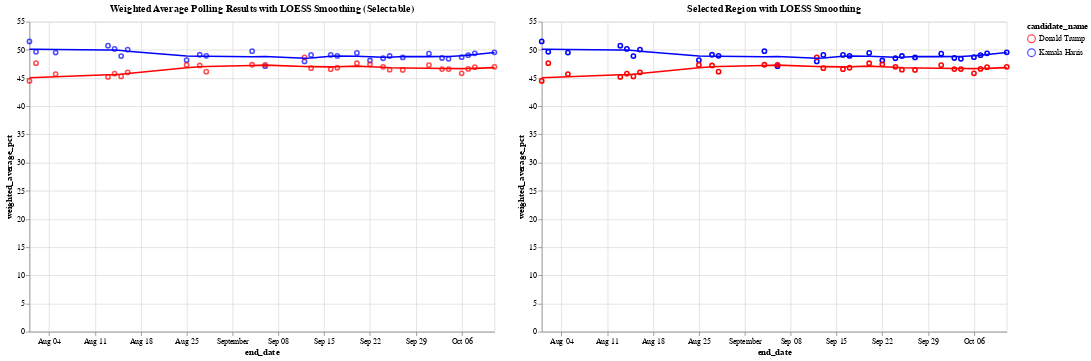

The code cell stored with this chart in its notebook:
### Code cell
# Define the color scale for the two candidates
color_scale = alt.Scale(domain=['Donald Trump', 'Kamala Harris'], range=['red', 'blue'])

# Step 1: Create a selection brush for the horizontal axis (end_date)
brush = alt.selection_interval(encodings=['x'])  # Brush selection on the x-axis

# Step 2: Create the base chart with points and LOESS smoothing (Chart 1)
base = alt.Chart(df_weighted_averages).mark_point().encode(
    x='end_date:T',
    y='weighted_average_pct:Q',
    color=alt.Color('candidate_name:N', scale=color_scale)
)

loess = base.transform_loess(
    'end_date', 'weighted_average_pct', groupby=['candidate_name'], bandwidth=0.3
).mark_line()

chart1 = (base + loess).add_params(
    brush  # Add the brush selection to Chart 1
).properties(
    title='Weighted Average Polling Results with LOESS Smoothing (Selectable)',
    width=600,
    height=400
)

# Step 3: Create the side-by-side chart that will show the selected region with tooltip

# Apply the same selection filter to both points and LOESS in chart2
selected_points = base.encode(
    opacity=alt.condition(brush, alt.value(1), alt.value(0)),  # Highlight only selected points
    tooltip=['end_date:T', 'candidate_name:N', 'weighted_average_pct:Q']  # Add tooltip for points
).transform_filter(
    brush  # Filter by brush selection
)

# Apply LOESS smoothing for the selected range
selected_loess = alt.Chart(df_weighted_averages).transform_loess(
    'end_date', 'weighted_average_pct', groupby=['candidate_name'], bandwidth=0.3
).mark_line().encode(
    x='end_date:T',
    y='weighted_average_pct:Q',
    color=alt.Color('candidate_name:N', scale=color_scale),
    tooltip=['end_date:T', 'candidate_name:N', 'weighted_average_pct:Q']
).transform_filter(
    brush  # Filter the LOESS line by the brush selection
)

# Combine selected points and LOESS for the second chart
chart2 = (selected_points + selected_loess).properties(
    title='Selected Region with LOESS Smoothing',
    width=600,
    height=400
)

# Combine the two charts side by side
final_chart = alt.hconcat(chart1, chart2)

# Display the final chart
final_chart.show()

### Figure 1 — Vega-Lite specification as saved in the notebook (floating-point values rounded to 4 significant figures)
{"config": {"view": {"continuousWidth": 300, "continuousHeight": 300}}, "hconcat": [{"layer": [{"mark": {"type": "point"}, "encoding": {"color": {"field": "candidate_name", "scale": {"domain": ["Donald Trump", "Kamala Harris"], "range": ["red", "blue"]}, "type": "nominal"}, "x": {"field": "end_date", "type": "temporal"}, "y": {"field": "weighted_average_pct", "type": "quantitative"}}, "name": "view_2"}, {"mark": {"type": "line"}, "encoding": {"color": {"field": "candidate_name", "scale": {"domain": ["Donald Trump", "Kamala Harris"], "range": ["red", "blue"]}, "type": "nominal"}, "x": {"field": "end_date", "type": "temporal"}, "y": {"field": "weighted_average_pct", "type": "quantitative"}}, "transform": [{"loess": "weighted_average_pct", "on": "end_date", "bandwidth": 0.3, "groupby": ["candidate_name"]}]}], "height": 400, "title": "Weighted Average Polling Results with LOESS Smoothing (Selectable)", "width": 600}, {"layer": [{"mark": {"type": "point"}, "encoding": {"color": {"field": "candidate_name", "scale": {"domain": ["Donald Trump", "Kamala Harris"], "range": ["red", "blue"]}, "type": "nominal"}, "opacity": {"condition": {"param": "param_2", "value": 1}, "value": 0}, "tooltip": [{"field": "end_date", "type": "temporal"}, {"field": "candidate_name", "type": "nominal"}, {"field": "weighted_average_pct", "type": "quantitative"}], "x": {"field": "end_date", "type": "temporal"}, "y": {"field": "weighted_average_pct", "type": "quantitative"}}, "transform": [{"filter": {"param": "param_2"}}]}, {"mark": {"type": "line"}, "encoding": {"color": {"field": "candidate_name", "scale": {"domain": ["Donald Trump", "Kamala Harris"], "range": ["red", "blue"]}, "type": "nominal"}, "tooltip": [{"field": "end_date", "type": "temporal"}, {"field": "candidate_name", "type": "nominal"}, {"field": "weighted_average_pct", "type": "quantitative"}], "x": {"field": "end_date", "type": "temporal"}, "y": {"field": "weighted_average_pct", "type": "quantitative"}}, "transform": [{"loess": "weighted_average_pct", "on": "end_date", "bandwidth": 0.3, "groupby": ["candidate_name"]}, {"filter": {"param": "param_2"}}]}], "height": 400, "title": "Selected Region with LOESS Smoothing", "width": 600}], "data": {"name": "data-805e78a6253e662e9163de67fbec46a4"}, "params": [{"name": "param_2", "select": {"type": "interval", "encodings": ["x"]}, "views": ["view_2"]}], "$schema": "https://vega.github.io/schema/vega-lite/v5.20.1.json", "datasets": {"data-805e78a6253e662e9163de67fbec46a4": [{"end_date": "2024-10-11T00:00:00", "candidate_id": 16661, "candidate_name": "Kamala Harris", "weighted_average_pct": 49.56}, {"end_date": "2024-10-11T00:00:00", "candidate_id": 16651, "candidate_name": "Donald Trump", "weighted_average_pct": 47.0}, {"end_date": "2024-10-08T00:00:00", "candidate_id": 16661, "candidate_name": "Kamala Harris", "weighted_average_pct": 49.38}, {"end_date": "2024-10-08T00:00:00", "candidate_id": 16651, "candidate_name": "Donald Trump", "weighted_average_pct": 46.94}, {"end_date": "2024-10-07T00:00:00", "candidate_id": 16661, "candidate_name": "Kamala Harris", "weighted_average_pct": 49.07}, {"end_date": "2024-10-07T00:00:00", "candidate_id": 16651, "candidate_name": "Donald Trump", "weighted_average_pct": 46.63}, {"end_date": "2024-10-06T00:00:00", "candidate_id": 16661, "candidate_name": "Kamala Harris", "weighted_average_pct": 48.71}, {"end_date": "2024-10-06T00:00:00", "candidate_id": 16651, "candidate_name": "Donald Trump", "weighted_average_pct": 45.84}, {"end_date": "2024-10-04T00:00:00", "candidate_id": 16661, "candidate_name": "Kamala Harris", "weighted_average_pct": 48.42}, {"end_date": "2024-10-04T00:00:00", "candidate_id": 16651, "candidate_name": "Donald Trump", "weighted_average_pct": 46.6}, {"end_date": "2024-10-03T00:00:00", "candidate_id": 16661, "candidate_name": "Kamala Harris", "weighted_average_pct": 48.56}, {"end_date": "2024-10-03T00:00:00", "candidate_id": 16651, "candidate_name": "Donald Trump", "weighted_average_pct": 46.6}, {"end_date": "2024-10-01T00:00:00", "candidate_id": 16661, "candidate_name": "Kamala Harris", "weighted_average_pct": 49.32}, {"end_date": "2024-10-01T00:00:00", "candidate_id": 16651, "candidate_name": "Donald Trump", "weighted_average_pct": 47.31}, {"end_date": "2024-09-27T00:00:00", "candidate_id": 16661, "candidate_name": "Kamala Harris", "weighted_average_pct": 48.67}, {"end_date": "2024-09-27T00:00:00", "candidate_id": 16651, "candidate_name": "Donald Trump", "weighted_average_pct": 46.45}, {"end_date": "2024-09-25T00:00:00", "candidate_id": 16661, "candidate_name": "Kamala Harris", "weighted_average_pct": 48.91}, {"end_date": "2024-09-25T00:00:00", "candidate_id": 16651, "candidate_name": "Donald Trump", "weighted_average_pct": 46.49}, {"end_date": "2024-09-24T00:00:00", "candidate_id": 16661, "candidate_name": "Kamala Harris", "weighted_average_pct": 48.52}, {"end_date": "2024-09-24T00:00:00", "candidate_id": 16651, "candidate_name": "Donald Trump", "weighted_average_pct": 47.0}, {"end_date": "2024-09-22T00:00:00", "candidate_id": 16661, "candidate_name": "Kamala Harris", "weighted_average_pct": 48.12}, {"end_date": "2024-09-22T00:00:00", "candidate_id": 16651, "candidate_name": "Donald Trump", "weighted_average_pct": 47.43}, {"end_date": "2024-09-20T00:00:00", "candidate_id": 16661, "candidate_name": "Kamala Harris", "weighted_average_pct": 49.45}, {"end_date": "2024-09-20T00:00:00", "candidate_id": 16651, "candidate_name": "Donald Trump", "weighted_average_pct": 47.63}, {"end_date": "2024-09-17T00:00:00", "candidate_id": 16661, "candidate_name": "Kamala Harris", "weighted_average_pct": 48.92}, {"end_date": "2024-09-17T00:00:00", "candidate_id": 16651, "candidate_name": "Donald Trump", "weighted_average_pct": 46.83}, {"end_date": "2024-09-16T00:00:00", "candidate_id": 16661, "candidate_name": "Kamala Harris", "weighted_average_pct": 49.11}, {"end_date": "2024-09-16T00:00:00", "candidate_id": 16651, "candidate_name": "Donald Trump", "weighted_average_pct": 46.57}, {"end_date": "2024-09-13T00:00:00", "candidate_id": 16661, "candidate_name": "Kamala Harris", "weighted_average_pct": 49.1}, {"end_date": "2024-09-13T00:00:00", "candidate_id": 16651, "candidate_name": "Donald Trump", "weighted_average_pct": 46.75}, {"end_date": "2024-09-12T00:00:00", "candidate_id": 16661, "candidate_name": "Kamala Harris", "weighted_average_pct": 47.96}, {"end_date": "2024-09-12T00:00:00", "candidate_id": 16651, "candidate_name": "Donald Trump", "weighted_average_pct": 48.68}, {"end_date": "2024-09-06T00:00:00", "candidate_id": 16661, "candidate_name": "Kamala Harris", "weighted_average_pct": 47.11}, {"end_date": "2024-09-06T00:00:00", "candidate_id": 16651, "candidate_name": "Donald Trump", "weighted_average_pct": 47.34}, {"end_date": "2024-09-04T00:00:00", "candidate_id": 16661, "candidate_name": "Kamala Harris", "weighted_average_pct": 49.78}, {"end_date": "2024-09-04T00:00:00", "candidate_id": 16651, "candidate_name": "Donald Trump", "weighted_average_pct": 47.36}, {"end_date": "2024-08-28T00:00:00", "candidate_id": 16661, "candidate_name": "Kamala Harris", "weighted_average_pct": 48.95}, {"end_date": "2024-08-28T00:00:00", "candidate_id": 16651, "candidate_name": "Donald Trump", "weighted_average_pct": 46.13}, {"end_date": "2024-08-27T00:00:00", "candidate_id": 16661, "candidate_name": "Kamala Harris", "weighted_average_pct": 49.14}, {"end_date": "2024-08-27T00:00:00", "candidate_id": 16651, "candidate_name": "Donald Trump", "weighted_average_pct": 47.23}, {"end_date": "2024-08-25T00:00:00", "candidate_id": 16661, "candidate_name": "Kamala Harris", "weighted_average_pct": 48.17}, {"end_date": "2024-08-25T00:00:00", "candidate_id": 16651, "candidate_name": "Donald Trump", "weighted_average_pct": 47.33}, {"end_date": "2024-08-16T00:00:00", "candidate_id": 16661, "candidate_name": "Kamala Harris", "weighted_average_pct": 50.05}, {"end_date": "2024-08-16T00:00:00", "candidate_id": 16651, "candidate_name": "Donald Trump", "weighted_average_pct": 46.01}, {"end_date": "2024-08-15T00:00:00", "candidate_id": 16661, "candidate_name": "Kamala Harris", "weighted_average_pct": 48.91}, {"end_date": "2024-08-15T00:00:00", "candidate_id": 16651, "candidate_name": "Donald Trump", "weighted_average_pct": 45.29}, {"end_date": "2024-08-14T00:00:00", "candidate_id": 16661, "candidate_name": "Kamala Harris", "weighted_average_pct": 50.18}, {"end_date": "2024-08-14T00:00:00", "candidate_id": 16651, "candidate_name": "Donald Trump", "weighted_average_pct": 45.77}, {"end_date": "2024-08-13T00:00:00", "candidate_id": 16661, "candidate_name": "Kamala Harris", "weighted_average_pct": 50.75}, {"end_date": "2024-08-13T00:00:00", "candidate_id": 16651, "candidate_name": "Donald Trump", "weighted_average_pct": 45.2}, {"end_date": "2024-08-05T00:00:00", "candidate_id": 16661, "candidate_name": "Kamala Harris", "weighted_average_pct": 49.52}, {"end_date": "2024-08-05T00:00:00", "candidate_id": 16651, "candidate_name": "Donald Trump", "weighted_average_pct": 45.7}, {"end_date": "2024-08-02T00:00:00", "candidate_id": 16661, "candidate_name": "Kamala Harris", "weighted_average_pct": 49.66}, {"end_date": "2024-08-02T00:00:00", "candidate_id": 16651, "candidate_name": "Donald Trump", "weighted_average_pct": 47.64}, {"end_date": "2024-08-01T00:00:00", "candidate_id": 16661, "candidate_name": "Kamala Harris", "weighted_average_pct": 51.5}, {"end_date": "2024-08-01T00:00:00", "candidate_id": 16651, "candidate_name": "Donald Trump", "weighted_average_pct": 44.5}]}}
